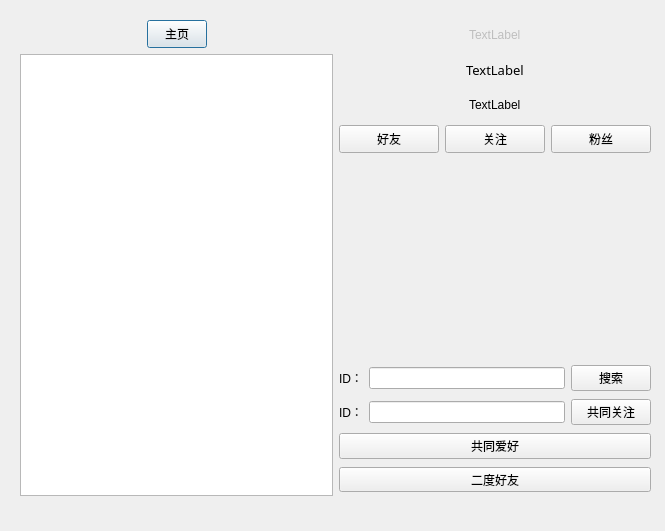
<?xml version="1.0" encoding="UTF-8"?>
<ui version="4.0">
 <class>MassageDialog</class>
 <widget class="QDialog" name="MassageDialog">
  <property name="geometry">
   <rect>
    <x>0</x>
    <y>0</y>
    <width>665</width>
    <height>531</height>
   </rect>
  </property>
  <property name="windowTitle">
   <string>Dialog</string>
  </property>
  <widget class="QWidget" name="layoutWidget">
   <property name="geometry">
    <rect>
     <x>0</x>
     <y>0</y>
     <width>661</width>
     <height>521</height>
    </rect>
   </property>
   <layout class="QHBoxLayout" name="horizontalLayout_13">
    <property name="sizeConstraint">
     <enum>QLayout::SetDefaultConstraint</enum>
    </property>
    <property name="leftMargin">
     <number>20</number>
    </property>
    <property name="topMargin">
     <number>20</number>
    </property>
    <property name="rightMargin">
     <number>10</number>
    </property>
    <property name="bottomMargin">
     <number>25</number>
    </property>
    <item>
     <layout class="QVBoxLayout" name="verticalLayout_3">
      <item>
       <layout class="QHBoxLayout" name="horizontalLayout_4">
        <item>
         <spacer name="horizontalSpacer_8">
          <property name="orientation">
           <enum>Qt::Horizontal</enum>
          </property>
          <property name="sizeType">
           <enum>QSizePolicy::Expanding</enum>
          </property>
          <property name="sizeHint" stdset="0">
           <size>
            <width>30</width>
            <height>20</height>
           </size>
          </property>
         </spacer>
        </item>
        <item>
         <widget class="QPushButton" name="MainPage">
          <property name="minimumSize">
           <size>
            <width>60</width>
            <height>28</height>
           </size>
          </property>
          <property name="maximumSize">
           <size>
            <width>50</width>
            <height>30</height>
           </size>
          </property>
          <property name="styleSheet">
           <string notr="true">border-image: url(:/new/images/button2.jpg);</string>
          </property>
          <property name="text">
           <string>主页</string>
          </property>
         </widget>
        </item>
        <item>
         <spacer name="horizontalSpacer_9">
          <property name="orientation">
           <enum>Qt::Horizontal</enum>
          </property>
          <property name="sizeType">
           <enum>QSizePolicy::Expanding</enum>
          </property>
          <property name="sizeHint" stdset="0">
           <size>
            <width>30</width>
            <height>20</height>
           </size>
          </property>
         </spacer>
        </item>
       </layout>
      </item>
      <item>
       <widget class="QListWidget" name="listWidget"/>
      </item>
     </layout>
    </item>
    <item>
     <layout class="QVBoxLayout" name="verticalLayout_4">
      <property name="bottomMargin">
       <number>0</number>
      </property>
      <item>
       <layout class="QVBoxLayout" name="verticalLayout">
        <item>
         <layout class="QHBoxLayout" name="horizontalLayout">
          <item>
           <spacer name="horizontalSpacer">
            <property name="orientation">
             <enum>Qt::Horizontal</enum>
            </property>
            <property name="sizeHint" stdset="0">
             <size>
              <width>40</width>
              <height>20</height>
             </size>
            </property>
           </spacer>
          </item>
          <item>
           <widget class="QLabel" name="id">
            <property name="enabled">
             <bool>false</bool>
            </property>
            <property name="font">
             <font>
              <family>Arial</family>
              <pointsize>9</pointsize>
              <weight>50</weight>
              <italic>false</italic>
              <bold>false</bold>
             </font>
            </property>
            <property name="styleSheet">
             <string notr="true">font: 9pt &quot;Arial&quot;;</string>
            </property>
            <property name="text">
             <string>TextLabel</string>
            </property>
           </widget>
          </item>
          <item>
           <spacer name="horizontalSpacer_2">
            <property name="orientation">
             <enum>Qt::Horizontal</enum>
            </property>
            <property name="sizeHint" stdset="0">
             <size>
              <width>40</width>
              <height>20</height>
             </size>
            </property>
           </spacer>
          </item>
         </layout>
        </item>
        <item>
         <layout class="QHBoxLayout" name="horizontalLayout_2">
          <item>
           <spacer name="horizontalSpacer_3">
            <property name="orientation">
             <enum>Qt::Horizontal</enum>
            </property>
            <property name="sizeHint" stdset="0">
             <size>
              <width>40</width>
              <height>20</height>
             </size>
            </property>
           </spacer>
          </item>
          <item>
           <widget class="QLabel" name="name">
            <property name="font">
             <font>
              <family>楷体</family>
              <pointsize>10</pointsize>
              <weight>50</weight>
              <italic>false</italic>
              <bold>false</bold>
             </font>
            </property>
            <property name="styleSheet">
             <string notr="true">font: 10pt &quot;楷体&quot;;</string>
            </property>
            <property name="text">
             <string>TextLabel</string>
            </property>
           </widget>
          </item>
          <item>
           <spacer name="horizontalSpacer_4">
            <property name="orientation">
             <enum>Qt::Horizontal</enum>
            </property>
            <property name="sizeHint" stdset="0">
             <size>
              <width>40</width>
              <height>20</height>
             </size>
            </property>
           </spacer>
          </item>
         </layout>
        </item>
        <item>
         <layout class="QHBoxLayout" name="horizontalLayout_9">
          <item>
           <spacer name="horizontalSpacer_7">
            <property name="orientation">
             <enum>Qt::Horizontal</enum>
            </property>
            <property name="sizeHint" stdset="0">
             <size>
              <width>40</width>
              <height>20</height>
             </size>
            </property>
           </spacer>
          </item>
          <item>
           <widget class="QLabel" name="des">
            <property name="text">
             <string>TextLabel</string>
            </property>
           </widget>
          </item>
          <item>
           <spacer name="horizontalSpacer_10">
            <property name="orientation">
             <enum>Qt::Horizontal</enum>
            </property>
            <property name="sizeHint" stdset="0">
             <size>
              <width>40</width>
              <height>20</height>
             </size>
            </property>
           </spacer>
          </item>
         </layout>
        </item>
       </layout>
      </item>
      <item>
       <layout class="QHBoxLayout" name="horizontalLayout_3">
        <item>
         <widget class="QPushButton" name="friends">
          <property name="minimumSize">
           <size>
            <width>60</width>
            <height>28</height>
           </size>
          </property>
          <property name="styleSheet">
           <string notr="true">border-image: url(:/new/images/button2.jpg);</string>
          </property>
          <property name="text">
           <string>好友</string>
          </property>
         </widget>
        </item>
        <item>
         <widget class="QPushButton" name="follow">
          <property name="minimumSize">
           <size>
            <width>60</width>
            <height>28</height>
           </size>
          </property>
          <property name="styleSheet">
           <string notr="true">border-image: url(:/new/images/button2.jpg);</string>
          </property>
          <property name="text">
           <string>关注</string>
          </property>
         </widget>
        </item>
        <item>
         <widget class="QPushButton" name="fanns">
          <property name="minimumSize">
           <size>
            <width>60</width>
            <height>28</height>
           </size>
          </property>
          <property name="styleSheet">
           <string notr="true">border-image: url(:/new/images/button2.jpg);</string>
          </property>
          <property name="text">
           <string>粉丝</string>
          </property>
         </widget>
        </item>
       </layout>
      </item>
      <item>
       <layout class="QHBoxLayout" name="horizontalLayout_10">
        <item>
         <spacer name="horizontalSpacer_5">
          <property name="orientation">
           <enum>Qt::Horizontal</enum>
          </property>
          <property name="sizeHint" stdset="0">
           <size>
            <width>40</width>
            <height>20</height>
           </size>
          </property>
         </spacer>
        </item>
        <item>
         <widget class="QLabel" name="label_3">
          <property name="minimumSize">
           <size>
            <width>180</width>
            <height>200</height>
           </size>
          </property>
          <property name="maximumSize">
           <size>
            <width>220</width>
            <height>230</height>
           </size>
          </property>
          <property name="text">
           <string>&lt;html&gt;&lt;head/&gt;&lt;body&gt;&lt;p&gt;&lt;img src=&quot;:/new/images/back2.png&quot;/&gt;&lt;/p&gt;&lt;/body&gt;&lt;/html&gt;</string>
          </property>
          <property name="alignment">
           <set>Qt::AlignRight|Qt::AlignTrailing|Qt::AlignVCenter</set>
          </property>
         </widget>
        </item>
        <item>
         <spacer name="horizontalSpacer_6">
          <property name="orientation">
           <enum>Qt::Horizontal</enum>
          </property>
          <property name="sizeHint" stdset="0">
           <size>
            <width>40</width>
            <height>20</height>
           </size>
          </property>
         </spacer>
        </item>
       </layout>
      </item>
      <item>
       <layout class="QHBoxLayout" name="horizontalLayout_12">
        <item>
         <widget class="QLabel" name="label_4">
          <property name="text">
           <string>ID：</string>
          </property>
         </widget>
        </item>
        <item>
         <layout class="QHBoxLayout" name="horizontalLayout_11">
          <item>
           <widget class="QLineEdit" name="search"/>
          </item>
          <item>
           <widget class="QPushButton" name="pushButton">
            <property name="minimumSize">
             <size>
              <width>62</width>
              <height>19</height>
             </size>
            </property>
            <property name="styleSheet">
             <string notr="true">border-image: url(:/new/images/button2.jpg);
border-color: qconicalgradient(cx:0.5, cy:0.5, angle:0, stop:0 rgba(35, 40, 3, 255), stop:0.16 rgba(136, 106, 22, 255), stop:0.225 rgba(166, 140, 41, 255), stop:0.285 rgba(204, 181, 74, 255), stop:0.345 rgba(235, 219, 102, 255), stop:0.415 rgba(245, 236, 112, 255), stop:0.52 rgba(209, 190, 76, 255), stop:0.57 rgba(187, 156, 51, 255), stop:0.635 rgba(168, 142, 42, 255), stop:0.695 rgba(202, 174, 68, 255), stop:0.75 rgba(218, 202, 86, 255), stop:0.815 rgba(208, 187, 73, 255), stop:0.88 rgba(187, 156, 51, 255), stop:0.935 rgba(137, 108, 26, 255), stop:1 rgba(35, 40, 3, 255));</string>
            </property>
            <property name="text">
             <string>搜索</string>
            </property>
           </widget>
          </item>
         </layout>
        </item>
       </layout>
      </item>
      <item>
       <layout class="QVBoxLayout" name="verticalLayout_2">
        <item>
         <layout class="QHBoxLayout" name="horizontalLayout_6"/>
        </item>
        <item>
         <layout class="QHBoxLayout" name="horizontalLayout_7">
          <item>
           <layout class="QHBoxLayout" name="horizontalLayout_5">
            <item>
             <widget class="QLabel" name="label">
              <property name="text">
               <string>ID：</string>
              </property>
             </widget>
            </item>
            <item>
             <widget class="QLineEdit" name="inputId"/>
            </item>
           </layout>
          </item>
          <item>
           <widget class="QPushButton" name="InterFollowing">
            <property name="minimumSize">
             <size>
              <width>40</width>
              <height>19</height>
             </size>
            </property>
            <property name="styleSheet">
             <string notr="true">border-image: url(:/new/images/button2.jpg);</string>
            </property>
            <property name="text">
             <string>共同关注</string>
            </property>
           </widget>
          </item>
         </layout>
        </item>
        <item>
         <widget class="QPushButton" name="InterHobby">
          <property name="minimumSize">
           <size>
            <width>40</width>
            <height>19</height>
           </size>
          </property>
          <property name="styleSheet">
           <string notr="true">border-image: url(:/new/images/button2.jpg);</string>
          </property>
          <property name="text">
           <string>共同爱好</string>
          </property>
         </widget>
        </item>
        <item>
         <widget class="QPushButton" name="ErDuFriend">
          <property name="minimumSize">
           <size>
            <width>40</width>
            <height>25</height>
           </size>
          </property>
          <property name="maximumSize">
           <size>
            <width>1000</width>
            <height>25</height>
           </size>
          </property>
          <property name="styleSheet">
           <string notr="true">border-image: url(:/new/images/button2.jpg);</string>
          </property>
          <property name="text">
           <string>二度好友</string>
          </property>
         </widget>
        </item>
       </layout>
      </item>
     </layout>
    </item>
   </layout>
  </widget>
 </widget>
 <resources/>
 <connections/>
</ui>
